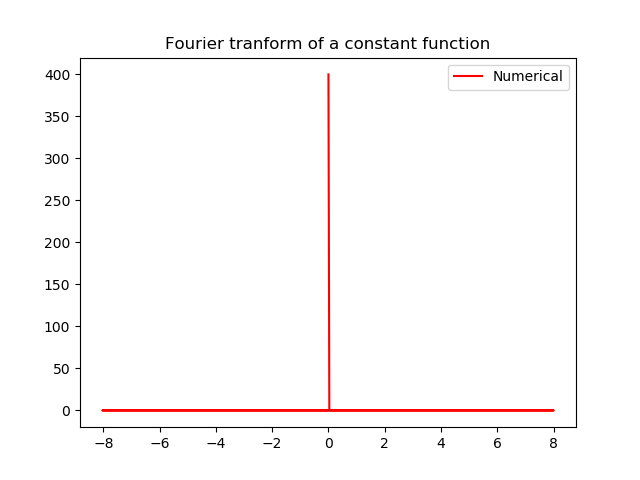

Source code (Python):
import numpy as np
import matplotlib.pyplot as plt


def f(x):
    return 5


xmin = -100
xmax = 100
N = 512

dx = (xmax - xmin)/(N-1)

x = np.fft.fftshift(np.linspace(xmin, xmax, N))
data = [f(i) for i in x]

FT_x = np.fft.fft(data, norm='ortho')
k = np.fft.fftfreq(N, dx)
k = 2*np.pi*k
factor = np.exp(-1j*k*xmin)

FT_x = dx*np.sqrt(N/(2*np.pi))*factor*FT_x

plt.plot(k, np.abs(FT_x), 'r-', label='Numerical')
plt.legend()
plt.title("Fourier tranform of a constant function")
plt.show()
